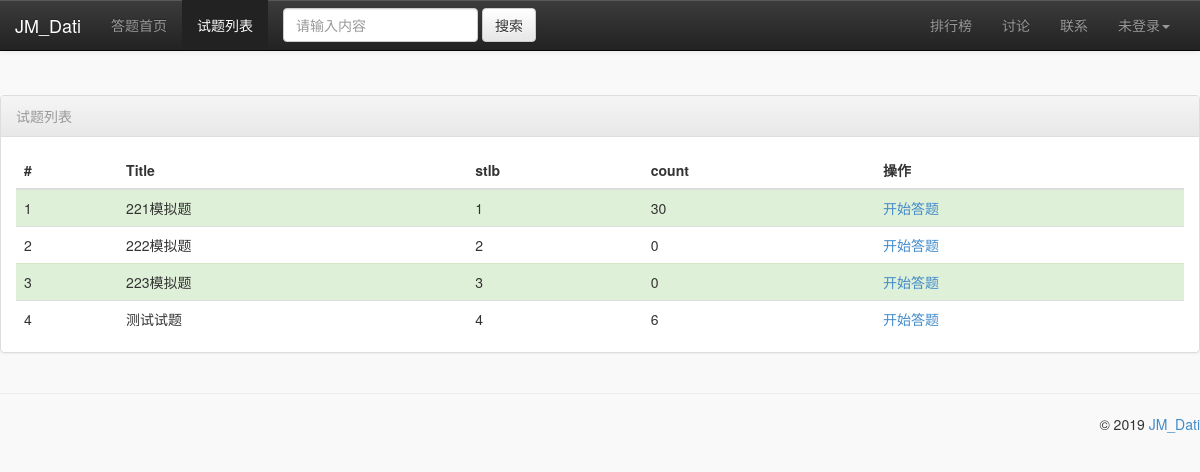
The app's page /stlb.php with its own data.
### tables this page shows
CREATE TABLE `tmlb` (
  `tmid` int(11) NOT NULL,
  `tmlb` varchar(255) DEFAULT NULL
);

### config.php (called while the page is built, shortened)
<?php
	$Kai_title = 'JM_Dati';
	$Kai_foot = 'JM_Dati';
	$cookie=isset($_COOKIE["user"])?$_COOKIE["user"]:NULL;
	$deng='';
	if($cookie!=NULL){
	    $dluser=$cookie;
	    if($dluser=='admin'){
	    	$deng="<li><a href=\"admin\">后台管理</a></li>";
	    }
	    $deng.="<li><a href=\"login1.php?tuichu=1\">退出登录</a></li>";
	}else{
	    $dluser="未登录";
	}
?>

### stlb.php (the view, shortened to what this page needs)
<?php
require 'config.php';
$sql="select tmid,tmlb from tmlb";
$result=mysqli_query($link,$sql);
    $x=1;
    $html='';
    while ($rows=mysqli_fetch_assoc($result)) {
        if($x%2==1)$html.='<tr class="success">';
        $html.='<td>'.$x.'</td>';
        $html.='<td>'.$rows['tmlb'].'</td>';
        $html.='<td>'.$rows['tmid'].'</td>';
        $sql="select count(testid) s from test where tmid=$rows[tmid]";
        $cccc=mysqli_query($link,$sql);
        $qqqq=mysqli_fetch_assoc($cccc);
        $html.='<td>'.$qqqq['s'].'</td>';
        $html.='<td>'.'<a href="Dati.php?tmid='.$rows['tmid'].'&user='.$cookie.'">开始答题</a>'.'</td></tr>';
        ++$x;
    };
 ?>
 <!DOCTYPE html>
<html>
    <head>
        <link href="css/bootstrap.min.css" rel="stylesheet" media="screen">
        <link href="css/bootstrap-theme.min.css" rel="stylesheet" media="screen">
        <link href="css/bootstrap-admin-theme.css" rel="stylesheet" media="screen">
        <link href="vendors/easypiechart/jquery.easy-pie-chart.css" rel="stylesheet" media="screen">
        <link href="vendors/easypiechart/jquery.easy-pie-chart_custom.css" rel="stylesheet" media="screen">
    </head>
    <body class="bootstrap-admin-with-small-navbar">
    <nav class="navbar navbar-default navbar-inverse navbar-fixed-top " role="navigation">
    <div class="container">
        <div class="row">
          <div class="navbar-header">
            <a class="navbar-brand" href="#"><?php echo $Kai_title; ?></a>
          </div>
          <div class="collapse navbar-collapse" id="bs-example-navbar-collapse-1">
            <ul class="nav navbar-nav">
              <li ><a href="index.php">答题首页</a></li>
              <li class="active"><a href="stlb.php">试题列表</a></li>
            </ul>
            <form class="navbar-form navbar-left" role="search">
              <div class="form-group">
                <input type="text" class="form-control" placeholder="请输入内容">
              </div>
              <button type="submit" class="btn btn-default">搜索</button>
            </form>
            <ul class="nav navbar-nav navbar-right">
            <li ><a href="tables.php">排行榜</a></li>
              <li><a href="taolun.php">讨论</a></li>
              <li><a href="about.php">联系</a></li>
              <li class="dropdown">
                <a href="#" class="dropdown-toggle" data-toggle="dropdown"><?php echo $dluser; ?><b class="caret"></b></a>
              </li>
      </ul>
      </div>
      </div>
      </div>
    </nav>
        <div class="container">
            <div class="row">
                    <div class="row">
                        <div class="panel panel-default">
                            <div class="panel-heading">
                                <div class="text-muted bootstrap-admin-box-title">试题列表</div>
                            </div>
                            <div class="bootstrap-admin-panel-content">
                                <table class="table">
                                    <thead>
                                        <tr>
                                            <th>#</th>
                                            <th>Title</th>
                                            <th>stlb</th>
                                            <th>count</th>
                                            <th>操作</th>
                                        </tr>
                                    </thead>
                                    <tbody>
                                        <?php echo $html; ?>
                                    </tbody>
                                </table>
                            </div>
                        </div>
                    </div>
            <div class="row">
                <hr>
                <footer role="contentinfo">
                    <p>&copy; 2019 <a href="#" target="_blank"><?php echo $Kai_foot; ?></a></p>
                </footer>
            </div>
        </div>
    </body>
</html>

### records on screen
tmlb: tmlb "221模拟题", tmid "1", s "30"
tmlb: tmlb "222模拟题", tmid "2", s "0"
tmlb: tmlb "223模拟题", tmid "3", s "0"
tmlb: tmlb "测试试题", tmid "4", s "6"

### other values on screen
$Kai_title "JM_Dati"
$dluser "未登录"
$Kai_foot "JM_Dati"
